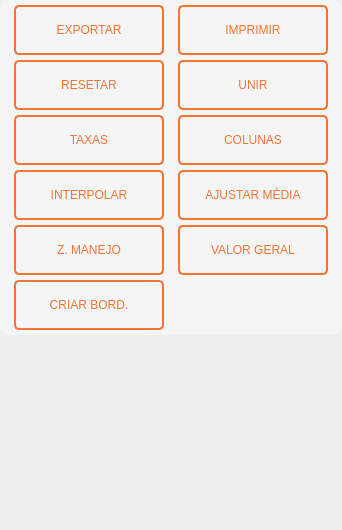
        <widget class="QWidget" name="page">
         <layout class="QGridLayout" name="gridLayout_3">
          <property name="leftMargin">
           <number>0</number>
          </property>
          <property name="topMargin">
           <number>0</number>
          </property>
          <property name="rightMargin">
           <number>0</number>
          </property>
          <property name="bottomMargin">
           <number>0</number>
          </property>
          <property name="spacing">
           <number>5</number>
          </property>
          <item row="0" column="0">
           <widget class="QFrame" name="frame_3">
            <property name="minimumSize">
             <size>
              <width>342</width>
              <height>0</height>
             </size>
            </property>
            <property name="maximumSize">
             <size>
              <width>342</width>
              <height>16777215</height>
             </size>
            </property>
            <property name="styleSheet">
             <string notr="true"/>
            </property>
            <property name="frameShape">
             <enum>QFrame::NoFrame</enum>
            </property>
            <property name="frameShadow">
             <enum>QFrame::Raised</enum>
            </property>
            <layout class="QVBoxLayout" name="verticalLayout">
             <property name="spacing">
              <number>0</number>
             </property>
             <property name="leftMargin">
              <number>0</number>
             </property>
             <property name="topMargin">
              <number>0</number>
             </property>
             <property name="rightMargin">
              <number>0</number>
             </property>
             <property name="bottomMargin">
              <number>0</number>
             </property>
             <item>
              <widget class="QFrame" name="frame_2">
               <property name="styleSheet">
                <string notr="true">QFrame{
	background-color: rgb(245, 245, 245);
	border-radius: 10px;
}

QPushButton{
	font: 8pt url(:/plugins/StaraMaps/Roboto-Regular.ttf);
}</string>
               </property>
               <property name="frameShape">
                <enum>QFrame::NoFrame</enum>
               </property>
               <property name="frameShadow">
                <enum>QFrame::Raised</enum>
               </property>
               <layout class="QGridLayout" name="gridLayout">
                <property name="leftMargin">
                 <number>5</number>
                </property>
                <property name="topMargin">
                 <number>5</number>
                </property>
                <property name="rightMargin">
                 <number>5</number>
                </property>
                <property name="bottomMargin">
                 <number>5</number>
                </property>
                <property name="spacing">
                 <number>5</number>
                </property>
                <item row="0" column="0">
                 <widget class="QPushButton" name="pushButtonExport">
                  <property name="minimumSize">
                   <size>
                    <width>150</width>
                    <height>50</height>
                   </size>
                  </property>
                  <property name="maximumSize">
                   <size>
                    <width>150</width>
                    <height>50</height>
                   </size>
                  </property>
                  <property name="layoutDirection">
                   <enum>Qt::LeftToRight</enum>
                  </property>
                  <property name="styleSheet">
                   <string notr="true">QPushButton{
	border:  2px solid rgb(243, 116, 53);	
	color:  rgb(243, 116, 53);
	border-radius: 5px;
	font: 12pt url(:/plugins/StaraMaps/Roboto-Regular.ttf);
}

QPushButton::hover{
	background-color: rgb(233, 106, 43);
	color: rgb(250, 250, 250);
}

QPushButton::pressed{
	background-color: rgb(223, 96, 33);
	color: rgb(250, 250, 250);
}</string>
                  </property>
                  <property name="text">
                   <string>EXPORTAR</string>
                  </property>
                  <property name="iconSize">
                   <size>
                    <width>32</width>
                    <height>32</height>
                   </size>
                  </property>
                 </widget>
                </item>
                <item row="0" column="1">
                 <widget class="QPushButton" name="pushButtonPrint">
                  <property name="minimumSize">
                   <size>
                    <width>150</width>
                    <height>50</height>
                   </size>
                  </property>
                  <property name="maximumSize">
                   <size>
                    <width>150</width>
                    <height>50</height>
                   </size>
                  </property>
                  <property name="styleSheet">
                   <string notr="true">QPushButton{
	border:  2px solid rgb(243, 116, 53);	
	color:  rgb(243, 116, 53);
	border-radius: 5px;
	font: 12pt url(:/plugins/StaraMaps/Roboto-Regular.ttf);
}

QPushButton::hover{
	background-color: rgb(233, 106, 43);
	color: rgb(250, 250, 250);
}

QPushButton::pressed{
	background-color: rgb(223, 96, 33);
	color: rgb(250, 250, 250);
}</string>
                  </property>
                  <property name="text">
                   <string>IMPRIMIR</string>
                  </property>
                 </widget>
                </item>
                <item row="1" column="0">
                 <widget class="QPushButton" name="pushButtonReset">
                  <property name="minimumSize">
                   <size>
                    <width>150</width>
                    <height>50</height>
                   </size>
                  </property>
                  <property name="maximumSize">
                   <size>
                    <width>150</width>
                    <height>50</height>
                   </size>
                  </property>
                  <property name="styleSheet">
                   <string notr="true">QPushButton{
	border:  2px solid rgb(243, 116, 53);	
	color:  rgb(243, 116, 53);
	border-radius: 5px;
	font: 12pt url(:/plugins/StaraMaps/Roboto-Regular.ttf);
}

QPushButton::hover{
	background-color: rgb(233, 106, 43);
	color: rgb(250, 250, 250);
}

QPushButton::pressed{
	background-color: rgb(223, 96, 33);
	color: rgb(250, 250, 250);
}
QPushButton:disabled{
	border: 2px solid rgba(100, 100, 100, 40);
	color: rgb(100, 100, 100, 40);
}</string>
                  </property>
                  <property name="text">
                   <string>RESETAR</string>
                  </property>
                 </widget>
                </item>
                <item row="1" column="1">
                 <widget class="QPushButton" name="pushButtonumaps">
                  <property name="enabled">
                   <bool>true</bool>
                  </property>
                  <property name="minimumSize">
                   <size>
                    <width>150</width>
                    <height>50</height>
                   </size>
                  </property>
                  <property name="maximumSize">
                   <size>
                    <width>150</width>
                    <height>50</height>
                   </size>
                  </property>
                  <property name="styleSheet">
                   <string notr="true">QPushButton{
	border:  2px solid rgb(243, 116, 53);	
	color:  rgb(243, 116, 53);
	border-radius: 5px;
	font: 12pt url(:/plugins/StaraMaps/Roboto-Regular.ttf);
}

QPushButton::hover{
	background-color: rgb(233, 106, 43);
	color: rgb(250, 250, 250);
}

QPushButton::pressed{
	background-color: rgb(223, 96, 33);
	color: rgb(250, 250, 250);
}
QPushButton:disabled{
	border: 2px solid rgba(100, 100, 100, 40);
	color: rgb(100, 100, 100, 40);
}</string>
                  </property>
                  <property name="text">
                   <string>UNIR</string>
                  </property>
                 </widget>
                </item>
                <item row="2" column="0">
                 <widget class="QPushButton" name="pushButtonTaxa">
                  <property name="enabled">
                   <bool>true</bool>
                  </property>
                  <property name="minimumSize">
                   <size>
                    <width>150</width>
                    <height>50</height>
                   </size>
                  </property>
                  <property name="maximumSize">
                   <size>
                    <width>150</width>
                    <height>50</height>
                   </size>
                  </property>
                  <property name="styleSheet">
                   <string notr="true">QPushButton{
	border:  2px solid rgb(243, 116, 53);	
	color:  rgb(243, 116, 53);
	border-radius: 5px;
	font: 12pt url(:/plugins/StaraMaps/Roboto-Regular.ttf);
}

QPushButton::hover{
	background-color: rgb(233, 106, 43);
	color: rgb(250, 250, 250);
}

QPushButton::pressed{
	background-color: rgb(223, 96, 33);
	color: rgb(250, 250, 250);
}
QPushButton:disabled{
	border: 2px solid rgba(100, 100, 100, 40);
	color: rgb(100, 100, 100, 40);
}</string>
                  </property>
                  <property name="text">
                   <string>TAXAS</string>
                  </property>
                 </widget>
                </item>
                <item row="2" column="1">
                 <widget class="QPushButton" name="pushButtonColumn">
                  <property name="enabled">
                   <bool>true</bool>
                  </property>
                  <property name="minimumSize">
                   <size>
                    <width>150</width>
                    <height>50</height>
                   </size>
                  </property>
                  <property name="maximumSize">
                   <size>
                    <width>150</width>
                    <height>50</height>
                   </size>
                  </property>
                  <property name="styleSheet">
                   <string notr="true">QPushButton{
	border:  2px solid rgb(243, 116, 53);	
	color:  rgb(243, 116, 53);
	border-radius: 5px;
	font: 12pt url(:/plugins/StaraMaps/Roboto-Regular.ttf);
}

QPushButton::hover{
	background-color: rgb(233, 106, 43);
	color: rgb(250, 250, 250);
}

QPushButton::pressed{
	background-color: rgb(223, 96, 33);
	color: rgb(250, 250, 250);
}
QPushButton:disabled{
	border: 2px solid rgba(100, 100, 100, 40);
	color: rgb(100, 100, 100, 40);
}</string>
                  </property>
                  <property name="text">
                   <string>COLUNAS</string>
                  </property>
                 </widget>
                </item>
                <item row="3" column="0">
                 <widget class="QPushButton" name="pushButtonInterpolate">
                  <property name="enabled">
                   <bool>true</bool>
                  </property>
                  <property name="minimumSize">
                   <size>
                    <width>150</width>
                    <height>50</height>
                   </size>
                  </property>
                  <property name="maximumSize">
                   <size>
                    <width>150</width>
                    <height>50</height>
                   </size>
                  </property>
                  <property name="styleSheet">
                   <string notr="true">QPushButton{
	border:  2px solid rgb(243, 116, 53);	
	color:  rgb(243, 116, 53);
	border-radius: 5px;
	font: 12pt url(:/plugins/StaraMaps/Roboto-Regular.ttf);
}

QPushButton::hover{
	background-color: rgb(233, 106, 43);
	color: rgb(250, 250, 250);
}

QPushButton::pressed{
	background-color: rgb(223, 96, 33);
	color: rgb(250, 250, 250);
}
QPushButton:disabled{
	border: 2px solid rgba(100, 100, 100, 40);
	color: rgb(100, 100, 100, 40);
}</string>
                  </property>
                  <property name="text">
                   <string>INTERPOLAR</string>
                  </property>
                 </widget>
                </item>
                <item row="3" column="1">
                 <widget class="QPushButton" name="pushButtonChangeMean">
                  <property name="enabled">
                   <bool>true</bool>
                  </property>
                  <property name="minimumSize">
                   <size>
                    <width>150</width>
                    <height>50</height>
                   </size>
                  </property>
                  <property name="maximumSize">
                   <size>
                    <width>150</width>
                    <height>50</height>
                   </size>
                  </property>
                  <property name="styleSheet">
                   <string notr="true">QPushButton{
	border:  2px solid rgb(243, 116, 53);	
	color:  rgb(243, 116, 53);
	border-radius: 5px;
	font: 12pt url(:/plugins/StaraMaps/Roboto-Regular.ttf);
}


QPushButton::hover{
	background-color: rgb(233, 106, 43);
	color: rgb(250, 250, 250);
}

QPushButton::pressed{
	background-color: rgb(223, 96, 33);
	color: rgb(250, 250, 250);
}
QPushButton:disabled{
	border: 2px solid rgba(100, 100, 100, 40);
	color: rgb(100, 100, 100, 40);
}</string>
                  </property>
                  <property name="text">
                   <string>AJUSTAR MÉDIA</string>
                  </property>
                 </widget>
                </item>
                <item row="4" column="0">
                 <widget class="QPushButton" name="pushButtonManejo">
                  <property name="enabled">
                   <bool>true</bool>
                  </property>
                  <property name="minimumSize">
                   <size>
                    <width>150</width>
                    <height>50</height>
                   </size>
                  </property>
                  <property name="maximumSize">
                   <size>
                    <width>150</width>
                    <height>50</height>
                   </size>
                  </property>
                  <property name="styleSheet">
                   <string notr="true">QPushButton{
	border:  2px solid rgb(243, 116, 53);	
	color:  rgb(243, 116, 53);
	border-radius: 5px;
	font: 12pt url(:/plugins/StaraMaps/Roboto-Regular.ttf);
}


QPushButton::hover{
	background-color: rgb(233, 106, 43);
	color: rgb(250, 250, 250);
}

QPushButton::pressed{
	background-color: rgb(223, 96, 33);
	color: rgb(250, 250, 250);
}
QPushButton:disabled{
	border: 2px solid rgba(100, 100, 100, 40);
	color: rgb(100, 100, 100, 40);
}</string>
                  </property>
                  <property name="text">
                   <string>Z. MANEJO</string>
                  </property>
                 </widget>
                </item>
                <item row="4" column="1">
                 <widget class="QPushButton" name="pushButtonGen_value">
                  <property name="enabled">
                   <bool>true</bool>
                  </property>
                  <property name="minimumSize">
                   <size>
                    <width>150</width>
                    <height>50</height>
                   </size>
                  </property>
                  <property name="maximumSize">
                   <size>
                    <width>150</width>
                    <height>50</height>
                   </size>
                  </property>
                  <property name="styleSheet">
                   <string notr="true">QPushButton{
	border:  2px solid rgb(243, 116, 53);	
	color:  rgb(243, 116, 53);
	border-radius: 5px;
	font: 12pt url(:/plugins/StaraMaps/Roboto-Regular.ttf);
}


QPushButton::hover{
	background-color: rgb(233, 106, 43);
	color: rgb(250, 250, 250);
}

QPushButton::pressed{
	background-color: rgb(223, 96, 33);
	color: rgb(250, 250, 250);
}
QPushButton:disabled{
	border: 2px solid rgba(100, 100, 100, 40);
	color: rgb(100, 100, 100, 40);
}</string>
                  </property>
                  <property name="text">
                   <string>VALOR GERAL</string>
                  </property>
                 </widget>
                </item>
                <item row="5" column="0" colspan="2">
                 <widget class="QPushButton" name="pushButtonCreateField">
                  <property name="enabled">
                   <bool>true</bool>
                  </property>
                  <property name="minimumSize">
                   <size>
                    <width>150</width>
                    <height>50</height>
                   </size>
                  </property>
                  <property name="maximumSize">
                   <size>
                    <width>150</width>
                    <height>50</height>
                   </size>
                  </property>
                  <property name="styleSheet">
                   <string notr="true">QPushButton{
	border:  2px solid rgb(243, 116, 53);	
	color:  rgb(243, 116, 53);
	border-radius: 5px;
	font: 12pt url(:/plugins/StaraMaps/Roboto-Regular.ttf);
}


QPushButton::hover{
	background-color: rgb(233, 106, 43);
	color: rgb(250, 250, 250);
}

QPushButton::pressed{
	background-color: rgb(223, 96, 33);
	color: rgb(250, 250, 250);
}
QPushButton:disabled{
	border: 2px solid rgba(100, 100, 100, 40);
	color: rgb(100, 100, 100, 40);
}</string>
                  </property>
                  <property name="text">
                   <string>CRIAR BORD.</string>
                  </property>
                 </widget>
                </item>
               </layout>
              </widget>
             </item>
             <item>
              <spacer name="verticalSpacer">
               <property name="orientation">
                <enum>Qt::Vertical</enum>
               </property>
               <property name="sizeHint" stdset="0">
                <size>
                 <width>20</width>
                 <height>195</height>
                </size>
               </property>
              </spacer>
             </item>
            </layout>
           </widget>
          </item>
         </layout>
        </widget>
